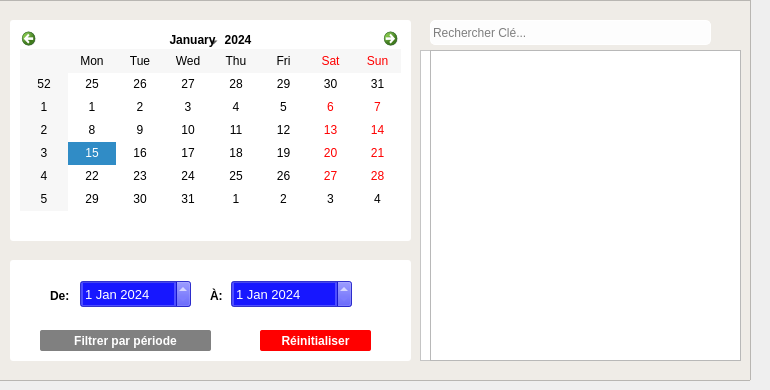
      <widget class="QWidget" name="tab">
       <property name="styleSheet">
        <string notr="true">background-color: none</string>
       </property>
       <attribute name="title">
        <string>Clés Secrètes</string>
       </attribute>
       <widget class="QTableWidget" name="tableWidget">
        <property name="enabled">
         <bool>true</bool>
        </property>
        <property name="geometry">
         <rect>
          <x>430</x>
          <y>50</y>
          <width>311</width>
          <height>311</height>
         </rect>
        </property>
        <property name="styleSheet">
         <string notr="true"/>
        </property>
        <property name="editTriggers">
         <set>QAbstractItemView::NoEditTriggers</set>
        </property>
       </widget>
       <widget class="QFrame" name="frame_11">
        <property name="enabled">
         <bool>true</bool>
        </property>
        <property name="geometry">
         <rect>
          <x>-10</x>
          <y>0</y>
          <width>761</width>
          <height>381</height>
         </rect>
        </property>
        <property name="styleSheet">
         <string notr="true">background-color:#efece7;</string>
        </property>
        <property name="frameShape">
         <enum>QFrame::StyledPanel</enum>
        </property>
        <property name="frameShadow">
         <enum>QFrame::Raised</enum>
        </property>
        <widget class="QDateEdit" name="dateEdit">
         <property name="enabled">
          <bool>true</bool>
         </property>
         <property name="geometry">
          <rect>
           <x>90</x>
           <y>280</y>
           <width>111</width>
           <height>28</height>
          </rect>
         </property>
         <property name="styleSheet">
          <string notr="true">font: 8pt &quot;Nirmala UI&quot;;
font-size: 13px;
background-color: rgba(0, 0, 255, 0.70);
color: white

</string>
         </property>
         <property name="date">
          <date>
           <year>2024</year>
           <month>1</month>
           <day>1</day>
          </date>
         </property>
        </widget>
        <widget class="QFrame" name="frame_12">
         <property name="geometry">
          <rect>
           <x>430</x>
           <y>50</y>
           <width>321</width>
           <height>311</height>
          </rect>
         </property>
         <property name="styleSheet">
          <string notr="true">background-color: white;
</string>
         </property>
         <property name="frameShape">
          <enum>QFrame::StyledPanel</enum>
         </property>
         <property name="frameShadow">
          <enum>QFrame::Raised</enum>
         </property>
        </widget>
        <widget class="QLineEdit" name="lineEdit">
         <property name="geometry">
          <rect>
           <x>440</x>
           <y>20</y>
           <width>281</width>
           <height>25</height>
          </rect>
         </property>
         <property name="styleSheet">
          <string notr="true">border-radius: 5px;
background-color: rgba(255,255,255, 0.90);
border: 1px solid white</string>
         </property>
         <property name="text">
          <string/>
         </property>
         <property name="placeholderText">
          <string>Rechercher Clé...</string>
         </property>
        </widget>
        <widget class="QFrame" name="frame_10">
         <property name="geometry">
          <rect>
           <x>20</x>
           <y>20</y>
           <width>401</width>
           <height>221</height>
          </rect>
         </property>
         <property name="styleSheet">
          <string notr="true">background-color: white;
border-radius: 3px;
</string>
         </property>
         <widget class="QCalendarWidget" name="calendarWidget">
          <property name="geometry">
           <rect>
            <x>10</x>
            <y>10</y>
            <width>381</width>
            <height>181</height>
           </rect>
          </property>
          <property name="mouseTracking">
           <bool>true</bool>
          </property>
          <property name="styleSheet">
           <string notr="true">background-color: white;
color: black;
border-radius: 5px</string>
          </property>
          <property name="dateEditEnabled">
           <bool>false</bool>
          </property>
         </widget>
        </widget>
        <widget class="QDateEdit" name="dateEdit_2">
         <property name="enabled">
          <bool>true</bool>
         </property>
         <property name="geometry">
          <rect>
           <x>241</x>
           <y>280</y>
           <width>121</width>
           <height>28</height>
          </rect>
         </property>
         <property name="styleSheet">
          <string notr="true">font: 8pt &quot;Nirmala UI&quot;;
font-size: 13px;
background-color: rgba(0, 0, 255, 0.70);
color: white
</string>
         </property>
         <property name="date">
          <date>
           <year>2024</year>
           <month>1</month>
           <day>1</day>
          </date>
         </property>
        </widget>
        <widget class="QFrame" name="frame_9">
         <property name="geometry">
          <rect>
           <x>20</x>
           <y>260</y>
           <width>401</width>
           <height>101</height>
          </rect>
         </property>
         <property name="styleSheet">
          <string notr="true">background-color: white;
border-radius: 3px;
</string>
         </property>
         <property name="frameShape">
          <enum>QFrame::StyledPanel</enum>
         </property>
         <property name="frameShadow">
          <enum>QFrame::Raised</enum>
         </property>
         <widget class="QPushButton" name="pushButton_32">
          <property name="geometry">
           <rect>
            <x>30</x>
            <y>70</y>
            <width>171</width>
            <height>21</height>
           </rect>
          </property>
          <property name="styleSheet">
           <string notr="true">font: 8pt &quot;Nirmala UI&quot;;
background-color: gray;
color: white;
border-radius: 2px;
font-weight: bold</string>
          </property>
          <property name="text">
           <string>Filtrer par période</string>
          </property>
         </widget>
         <widget class="QLabel" name="label_37">
          <property name="geometry">
           <rect>
            <x>40</x>
            <y>20</y>
            <width>21</width>
            <height>31</height>
           </rect>
          </property>
          <property name="styleSheet">
           <string notr="true">font-weight: bold</string>
          </property>
          <property name="text">
           <string>De: </string>
          </property>
         </widget>
         <widget class="QLabel" name="label_38">
          <property name="geometry">
           <rect>
            <x>200</x>
            <y>20</y>
            <width>21</width>
            <height>31</height>
           </rect>
          </property>
          <property name="styleSheet">
           <string notr="true">font-weight: bold</string>
          </property>
          <property name="text">
           <string>À:</string>
          </property>
         </widget>
         <widget class="QPushButton" name="pushButton_37">
          <property name="geometry">
           <rect>
            <x>250</x>
            <y>70</y>
            <width>111</width>
            <height>21</height>
           </rect>
          </property>
          <property name="styleSheet">
           <string notr="true">font: 8pt &quot;Nirmala UI&quot;;
background-color: red;
color: white;
border-radius: 2px;
font-weight: bold</string>
          </property>
          <property name="text">
           <string>Réinitialiser</string>
          </property>
         </widget>
        </widget>
        <zorder>frame_9</zorder>
        <zorder>frame_10</zorder>
        <zorder>frame_12</zorder>
        <zorder>lineEdit</zorder>
        <zorder>dateEdit</zorder>
        <zorder>dateEdit_2</zorder>
       </widget>
       <zorder>frame_11</zorder>
       <zorder>tableWidget</zorder>
      </widget>
